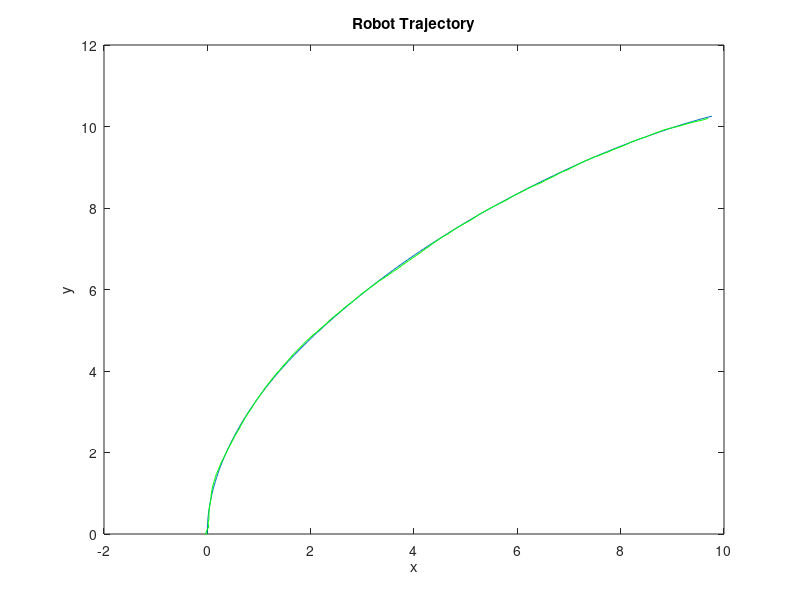
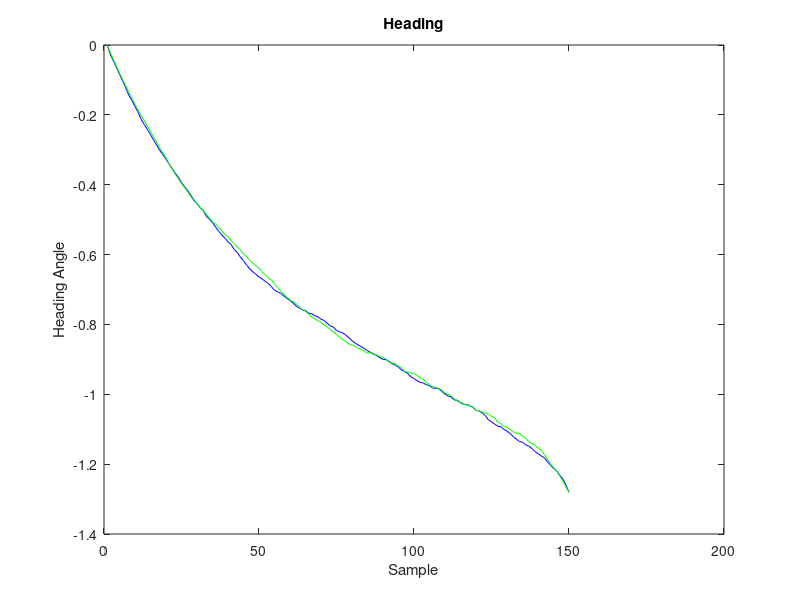

Reproduce these figures in MATLAB, in order. (Note: this script raises an error after producing the figures.)
% #########################################
% GMU 2013
% ECE Scholarly Paper
% Cesar Corzo
% Mobile Robot Filtering Solutions
% Extended Kalman Filter
% #########################################

% Cleaning up environment
clear all force;
close all force;

% Robot Parameters
gain = 0.5;
L = 2;
v = 1; %m/s
T = 15;
delta = 0.1;
xdes = 10;
ydes = 10;

% Measurement Covariances
r = 0.004;
R = [r 0;0 r];

% Process Covariances
q = 0.0025;

%Static parameters
H = [1 0 0;0 1 0];%; 0 0 1];

% Initial Conditions
x(:,1) = zeros(3,1);
Pplus = [r 0 0;0 r 0;0 0 0];
xest(:,1) = x(:,1);
z(:,1) = H*x(:,1) + [sqrt(r)*randn sqrt(r)*randn]';
xesterror(:,1) = xest(:,1) - x(:,1);
sensorerror(:,1) = z(:,1) - H*x(:,1);
Sides(1) = -atan2((ydes-x(2,1)),(xdes-x(1,1)));
angleerror(1) = Sides(1)-x(3,1);

% Discrete EKF
for k=2:T/delta
    Sides(k-1) = -atan2((xdes-xest(1,k-1)),(ydes-xest(2,k-1)));
    % Calculate alpha
    angleerror(k-1) = Sides(k-1)-xest(3,k-1);
    if(angleerror(k-1) > 2*pi)
       angleerror(k-1) = angleerror(k-1) - 2*pi;
    elseif(angleerror(k-1) < -2*pi)
       angleerror(k-1) = angleerror(k-1) + 2*pi;
    end

    if(gain*abs(angleerror(k-1)) > pi/4)
       alpha(k-1)= (pi/4)*sign(angleerror(k-1));
    else
       alpha(k-1)= gain*(angleerror(k-1));
    end
    
    G = delta*[0 0 (v/(L)*(1/(cos(alpha(k-1)))^2))]'
    %Bu = [0 0 (-v/(L)*(1/(cos(alpha(k-1)))^2))]';
    
    % Dynamic Model
    f = [-v*sin(x(3,k-1)); v*cos(x(3,k-1)); (v/L)*tan(alpha(k-1)+ sqrt(q)*randn)];
    fest = [-v*sin(xest(3,k-1)); v*cos(xest(3,k-1)); (v/L)*tan(alpha(k-1))];
    % True State
    x(:,k) = x(:,k-1) + delta*f;
    F = [1 0 -delta*v*cos(xest(3,k-1));0 1 -delta*v*sin(xest(3,k-1));0 0 1];

    % Measurement model
    z(:,k) = H*x(:,k) + [sqrt(r)*randn sqrt(r)*randn]';%x_N + sqrt(R)*randn(3,1);
    
    % EKF Steps
    Pminus = F*Pplus*F' + G*q*G';
    K = Pminus*H'*inv(H*Pminus*H' + R);
    %Pplus = (eye(3)- K*H)*Pminus;
    Pplus=[eye(3) - K*H]*Pminus*[eye(3) - K*H]' + K*R*K';
    
    xpredict = xest(:,k-1) + fest*delta;
    xest(:,k) = xpredict + K*(z(:,k-1) - H*xpredict);

    % errors
    xesterror(:,k) = xest(:,k) - x(:,k);
    sensorerror(:,k) = z(:,k) - H*x(:,k);
    rmserror(:,k) = rms((xest(:,k) - x(:,k)),3);
end

% Plot robot Trajectory
figure(1)
plot(x(1,:),x(2,:));
hold on;
%plot(z(1,:),z(2,:), 'or');
%hold on;
plot(xest(1,:),xest(2,:), 'g');
title('Robot Trajectory');
xlabel('x')
ylabel('y')

figure(2)
plot(x(3,:), 'b');
hold on;
plot(xest(3,:), 'g');
%hold on;
%plot(z(3,:), 'or');
title('Heading');
xlabel('Sample')
ylabel('Heading Angle')
legend('\Psi (k)','\Psi_e_s_t(k)',1);

figure(3)
scatter(xesterror(1,:),xesterror(2,:));
hold on;
scatter(sensorerror(1,:),sensorerror(2,:), 'r');
title('Error');
xlabel('x')
ylabel('y')
legend('\epsilon_e_s_t (k)','\epsilon_z (k)',1);

figure(4)
plot(rmserror(1,:))
title('RMS Error');
xlabel('k')
ylabel('RMS(x)')

